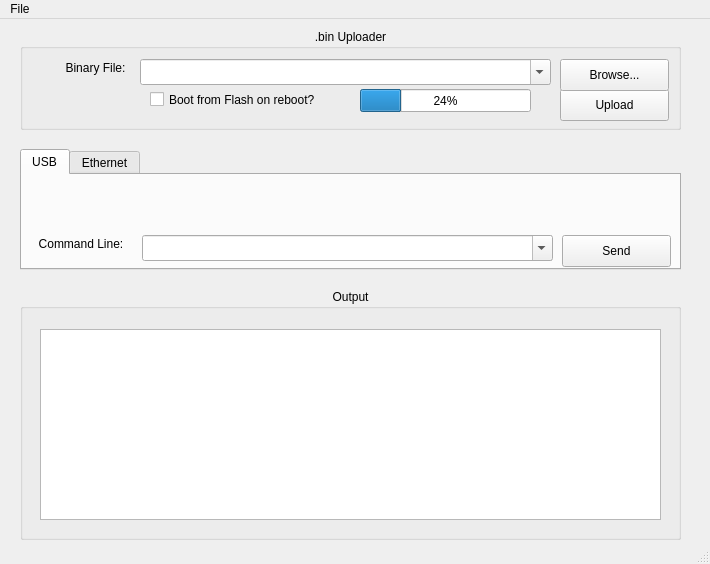
<ui version="4.0" >
 <class>McHelperWindow</class>
 <widget class="QMainWindow" name="McHelperWindow" >
  <property name="geometry" >
   <rect>
    <x>0</x>
    <y>0</y>
    <width>710</width>
    <height>564</height>
   </rect>
  </property>
  <property name="sizePolicy" >
   <sizepolicy>
    <hsizetype>5</hsizetype>
    <vsizetype>5</vsizetype>
    <horstretch>0</horstretch>
    <verstretch>0</verstretch>
   </sizepolicy>
  </property>
  <property name="windowTitle" >
   <string>Make Controller Helper</string>
  </property>
  <widget class="QWidget" name="centralwidget" >
   <widget class="QTabWidget" name="tabWidget" >
    <property name="geometry" >
     <rect>
      <x>20</x>
      <y>130</y>
      <width>661</width>
      <height>121</height>
     </rect>
    </property>
    <property name="currentIndex" >
     <number>0</number>
    </property>
    <widget class="QWidget" name="usbTab" >
     <attribute name="title" >
      <string>USB</string>
     </attribute>
     <attribute name="toolTip" >
      <string>Send OSC commands to the Make Controller Kit via USB</string>
     </attribute>
     <widget class="QLabel" name="fileLabel_3" >
      <property name="geometry" >
       <rect>
        <x>10</x>
        <y>60</y>
        <width>98</width>
        <height>17</height>
       </rect>
      </property>
      <property name="acceptDrops" >
       <bool>false</bool>
      </property>
      <property name="text" >
       <string>Command Line:</string>
      </property>
      <property name="alignment" >
       <set>Qt::AlignCenter</set>
      </property>
      <property name="buddy" >
       <cstring>commandLineUsb</cstring>
      </property>
     </widget>
     <widget class="QComboBox" name="commandLineUsb" >
      <property name="geometry" >
       <rect>
        <x>120</x>
        <y>60</y>
        <width>411</width>
        <height>26</height>
       </rect>
      </property>
      <property name="editable" >
       <bool>true</bool>
      </property>
      <property name="insertPolicy" >
       <enum>QComboBox::InsertAtTop</enum>
      </property>
      <property name="minimumContentsLength" >
       <number>1</number>
      </property>
      <property name="autoCompletionCaseSensitivity" >
       <enum>Qt::CaseSensitive</enum>
      </property>
     </widget>
     <widget class="QPushButton" name="sendButtonUsb" >
      <property name="geometry" >
       <rect>
        <x>540</x>
        <y>60</y>
        <width>109</width>
        <height>32</height>
       </rect>
      </property>
      <property name="text" >
       <string>Send</string>
      </property>
     </widget>
    </widget>
    <widget class="QWidget" name="udpTab" >
     <attribute name="title" >
      <string>Ethernet</string>
     </attribute>
     <attribute name="toolTip" >
      <string>Send OSC messages to the Make Controller Kit via Ethernet</string>
     </attribute>
     <widget class="QLabel" name="fileLabel_5" >
      <property name="geometry" >
       <rect>
        <x>40</x>
        <y>20</y>
        <width>70</width>
        <height>17</height>
       </rect>
      </property>
      <property name="acceptDrops" >
       <bool>false</bool>
      </property>
      <property name="text" >
       <string>IP Address:</string>
      </property>
      <property name="alignment" >
       <set>Qt::AlignCenter</set>
      </property>
      <property name="buddy" >
       <cstring>textIPAddress</cstring>
      </property>
     </widget>
     <widget class="QLineEdit" name="textIPAddress" >
      <property name="geometry" >
       <rect>
        <x>120</x>
        <y>20</y>
        <width>121</width>
        <height>25</height>
       </rect>
      </property>
      <property name="toolTip" >
       <string comment="IP address of the board to talk to" >The IP address of the board to talk to.</string>
      </property>
     </widget>
     <widget class="QLabel" name="fileLabel_6" >
      <property name="geometry" >
       <rect>
        <x>250</x>
        <y>20</y>
        <width>92</width>
        <height>21</height>
       </rect>
      </property>
      <property name="acceptDrops" >
       <bool>false</bool>
      </property>
      <property name="text" >
       <string>Outgoing Port:</string>
      </property>
      <property name="alignment" >
       <set>Qt::AlignCenter</set>
      </property>
      <property name="buddy" >
       <cstring>textRemotePort</cstring>
      </property>
     </widget>
     <widget class="QLineEdit" name="textRemotePort" >
      <property name="geometry" >
       <rect>
        <x>350</x>
        <y>20</y>
        <width>91</width>
        <height>25</height>
       </rect>
      </property>
      <property name="toolTip" >
       <string>Send messages to the board on this port.</string>
      </property>
     </widget>
     <widget class="QLabel" name="fileLabel_4" >
      <property name="geometry" >
       <rect>
        <x>450</x>
        <y>20</y>
        <width>92</width>
        <height>21</height>
       </rect>
      </property>
      <property name="acceptDrops" >
       <bool>false</bool>
      </property>
      <property name="text" >
       <string>Incoming Port:</string>
      </property>
      <property name="alignment" >
       <set>Qt::AlignCenter</set>
      </property>
      <property name="buddy" >
       <cstring>textLocalPort</cstring>
      </property>
     </widget>
     <widget class="QLineEdit" name="textLocalPort" >
      <property name="geometry" >
       <rect>
        <x>550</x>
        <y>20</y>
        <width>91</width>
        <height>25</height>
       </rect>
      </property>
      <property name="toolTip" >
       <string>Listen on this port for messages from the board.</string>
      </property>
     </widget>
     <widget class="QLabel" name="fileLabel_2" >
      <property name="geometry" >
       <rect>
        <x>10</x>
        <y>60</y>
        <width>98</width>
        <height>17</height>
       </rect>
      </property>
      <property name="acceptDrops" >
       <bool>false</bool>
      </property>
      <property name="text" >
       <string>Command Line:</string>
      </property>
      <property name="alignment" >
       <set>Qt::AlignCenter</set>
      </property>
      <property name="buddy" >
       <cstring>commandLineUsb</cstring>
      </property>
     </widget>
     <widget class="QPushButton" name="sendButton" >
      <property name="geometry" >
       <rect>
        <x>540</x>
        <y>60</y>
        <width>109</width>
        <height>32</height>
       </rect>
      </property>
      <property name="focusPolicy" >
       <enum>Qt::NoFocus</enum>
      </property>
      <property name="toolTip" >
       <string>Send OSC messages/bundles to the board.</string>
      </property>
      <property name="text" >
       <string>Send</string>
      </property>
     </widget>
     <widget class="QComboBox" name="commandLine" >
      <property name="geometry" >
       <rect>
        <x>120</x>
        <y>60</y>
        <width>411</width>
        <height>26</height>
       </rect>
      </property>
      <property name="editable" >
       <bool>true</bool>
      </property>
      <property name="insertPolicy" >
       <enum>QComboBox::InsertAtTop</enum>
      </property>
      <property name="minimumContentsLength" >
       <number>1</number>
      </property>
     </widget>
    </widget>
   </widget>
   <widget class="QGroupBox" name="groupBox" >
    <property name="geometry" >
     <rect>
      <x>20</x>
      <y>270</y>
      <width>661</width>
      <height>251</height>
     </rect>
    </property>
    <property name="title" >
     <string>Output</string>
    </property>
    <property name="alignment" >
     <set>Qt::AlignHCenter</set>
    </property>
    <widget class="QTextEdit" name="mainConsole" >
     <property name="geometry" >
      <rect>
       <x>20</x>
       <y>40</y>
       <width>621</width>
       <height>191</height>
      </rect>
     </property>
     <property name="lineWrapMode" >
      <enum>QTextEdit::WidgetWidth</enum>
     </property>
     <property name="readOnly" >
      <bool>true</bool>
     </property>
    </widget>
   </widget>
   <widget class="QGroupBox" name="uploaderGroupBox" >
    <property name="geometry" >
     <rect>
      <x>20</x>
      <y>10</y>
      <width>661</width>
      <height>101</height>
     </rect>
    </property>
    <property name="title" >
     <string>.bin Uploader</string>
    </property>
    <property name="alignment" >
     <set>Qt::AlignHCenter|Qt::AlignTop</set>
    </property>
    <widget class="QCheckBox" name="bitFlipSwitch" >
     <property name="geometry" >
      <rect>
       <x>130</x>
       <y>60</y>
       <width>201</width>
       <height>21</height>
      </rect>
     </property>
     <property name="text" >
      <string>Boot from Flash on reboot?</string>
     </property>
    </widget>
    <widget class="QLabel" name="fileLabel" >
     <property name="geometry" >
      <rect>
       <x>40</x>
       <y>30</y>
       <width>71</width>
       <height>17</height>
      </rect>
     </property>
     <property name="acceptDrops" >
      <bool>false</bool>
     </property>
     <property name="text" >
      <string>Binary File:</string>
     </property>
     <property name="alignment" >
      <set>Qt::AlignCenter</set>
     </property>
     <property name="buddy" >
      <cstring>fileSelectText</cstring>
     </property>
    </widget>
    <widget class="QProgressBar" name="progressBar" >
     <property name="geometry" >
      <rect>
       <x>340</x>
       <y>60</y>
       <width>171</width>
       <height>23</height>
      </rect>
     </property>
     <property name="value" >
      <number>24</number>
     </property>
     <property name="orientation" >
      <enum>Qt::Horizontal</enum>
     </property>
    </widget>
    <widget class="QPushButton" name="uploadButton" >
     <property name="geometry" >
      <rect>
       <x>540</x>
       <y>60</y>
       <width>109</width>
       <height>32</height>
      </rect>
     </property>
     <property name="text" >
      <string>Upload</string>
     </property>
    </widget>
    <widget class="QComboBox" name="fileSelectText" >
     <property name="geometry" >
      <rect>
       <x>120</x>
       <y>30</y>
       <width>411</width>
       <height>26</height>
      </rect>
     </property>
     <property name="editable" >
      <bool>true</bool>
     </property>
     <property name="insertPolicy" >
      <enum>QComboBox::InsertAtTop</enum>
     </property>
     <property name="minimumContentsLength" >
      <number>1</number>
     </property>
    </widget>
    <widget class="QPushButton" name="fileSelectButton" >
     <property name="geometry" >
      <rect>
       <x>540</x>
       <y>30</y>
       <width>109</width>
       <height>32</height>
      </rect>
     </property>
     <property name="text" >
      <string>Browse...</string>
     </property>
    </widget>
   </widget>
  </widget>
  <widget class="QMenuBar" name="menubar" >
   <property name="geometry" >
    <rect>
     <x>0</x>
     <y>0</y>
     <width>710</width>
     <height>22</height>
    </rect>
   </property>
   <widget class="QMenu" name="menuFile" >
    <property name="title" >
     <string>File</string>
    </property>
    <addaction name="actionAboutMchelper" />
    <addaction name="actionClearOutput" />
   </widget>
   <addaction name="menuFile" />
  </widget>
  <widget class="QStatusBar" name="statusbar" />
  <action name="actionAboutMchelper" >
   <property name="text" >
    <string>About mchelper...</string>
   </property>
  </action>
  <action name="actionClearOutput" >
   <property name="text" >
    <string>Clear Output</string>
   </property>
  </action>
 </widget>
 <tabstops>
  <tabstop>fileSelectText</tabstop>
  <tabstop>bitFlipSwitch</tabstop>
  <tabstop>tabWidget</tabstop>
  <tabstop>textIPAddress</tabstop>
  <tabstop>textRemotePort</tabstop>
  <tabstop>textLocalPort</tabstop>
  <tabstop>commandLine</tabstop>
  <tabstop>commandLineUsb</tabstop>
  <tabstop>mainConsole</tabstop>
 </tabstops>
 <resources/>
 <connections/>
</ui>
